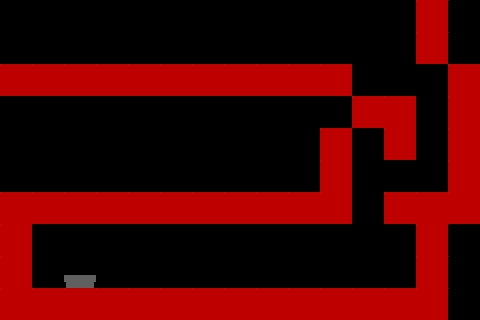

A 2D game scene composited from a Tiled map and its tileset images. What follows is a short description and the map's XML, with each tile layer's data collapsed to a summary:
An orthogonal 15x10 tile map with 32x32 px tiles, 3 tile layers (Blocks, finish, meta), 3 tilesets and 5 objects (spawn, finish, waterProps, label1).

<map version="1.0" orientation="orthogonal" width="15" height="10" tilewidth="32" tileheight="32">
 <tileset firstgid="1" name="tileset_basic" tilewidth="32" tileheight="32">
  <image source="tileset_basic.png" trans="ff00ff" />
 </tileset>
 <tileset firstgid="17" name="pipe_finish" tilewidth="32" tileheight="32">
  <image source="pipe.png" trans="ff00ff" />
 </tileset>
 <tileset firstgid="18" name="meta_tiles" tilewidth="32" tileheight="32">
  <image source="meta.png" trans="ff00ff" />
  <tile id="1">
   <properties>
    <property name="Collidable" value="" />
   </properties>
  </tile>
 </tileset>
 <layer name="Blocks" width="15" height="10">
  <data>[150 cells, 59 non-empty, 1 distinct tile ids]</data>
 </layer>
 <objectgroup name="Player props" width="15" height="10">
  <object name="spawn" x="32" y="32" />
  <object name="finish" x="80" y="272" />
  <object name="waterProps" x="0" y="0">
   <properties>
    <property name="x_length" value="5" />
    <property name="y_length" value="10" />
   </properties>
  </object>
  <object name="label1" x="32" y="128">
   <properties>
    <property name="content" value="Hi there! Tilt the device to make the water flow to the pipe below!" />
    <property name="fontsize" value="12" />
    <property name="offset_x" value="145" />
    <property name="offset_y" value="10" />
   </properties>
  </object>
  <object name="" x="771" y="533" />
 </objectgroup>
 <layer name="finish" width="15" height="10">
  <data>[150 cells, 1 non-empty, 1 distinct tile ids]</data>
 </layer>
 <layer name="meta" width="15" height="10">
  <data>[150 cells, 54 non-empty, 1 distinct tile ids]</data>
 </layer>
</map>